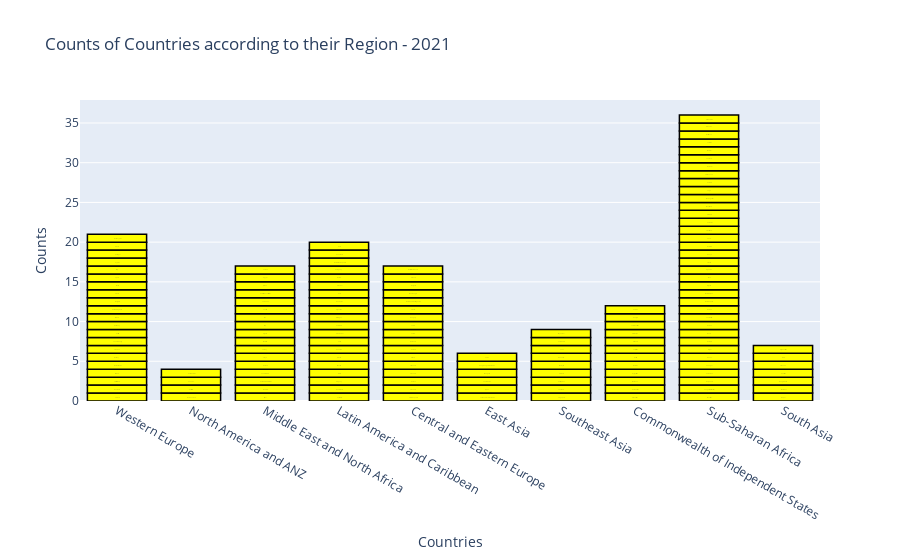

Notebook code for this chart:
### Markdown cell above
From the above scatter plot, we can see that,except Perception Of Corruption every other thing like GDP Per Capita,Social Support,Healthy life Expectancy), Freedom To Choos & Generosity makes people happy.

Top Countries In The World By Happiness Factors are as:

- Happiest Country - Finland
- Highest GDP Per Capita (Economy) - Luxembourg
- Highest Social Support - Turkmenistan and Iceland
- High Healthy Life Expectancy Country - Singapore
- Highest score in freedom to make life choices - Norway and Uzbekistan
- Highest Perception of Corruption - Singapore
- Highest Generosity - Indonesia

### Code cell
df = data_2k21

trace = go.Bar( x = df['Regional indicator'],
                y = df['Country'].value_counts(),
                marker = dict(color = 'yellow',
                line=dict(color='black',width=1.5)),
                text = df['Country'],
                textposition='inside')

data = [trace]
layout = go.Layout(barmode = "group",
              title = 'Counts of Countries according to their Region - 2021',
              xaxis= dict(title= 'Countries'),
              yaxis= dict(title= 'Counts'))
fig = go.Figure(data = data, layout = layout)
iplot(fig)

### Figure 1 — Plotly figure (JSON) as saved in the notebook; plotly's stock layout.template omitted (floating-point values rounded to 4 significant figures; data arrays with more than 128 entries replaced by an {"elided": "..."} marker saying what was removed)
{"data": [{"marker": {"color": "yellow", "line": {"color": "black", "width": 1.5}}, "text": {"elided": "149 str values"}, "textposition": "inside", "type": "bar", "x": {"elided": "149 str values"}, "y": {"elided": "149 int values"}}], "layout": {"barmode": "group", "title": {"text": "Counts of Countries according to their Region - 2021"}, "xaxis": {"title": {"text": "Countries"}}, "yaxis": {"title": {"text": "Counts"}}}}
